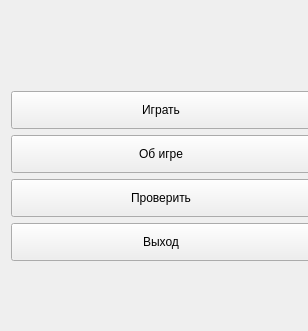
   <widget class="QWidget" name="layoutWidget">
    <property name="geometry">
     <rect>
      <x>90</x>
      <y>130</y>
      <width>308</width>
      <height>331</height>
     </rect>
    </property>
    <property name="minimumSize">
     <size>
      <width>300</width>
      <height>0</height>
     </size>
    </property>
    <layout class="QVBoxLayout" name="verticalLayout_2">
     <item>
      <widget class="QLabel" name="label">
       <property name="minimumSize">
        <size>
         <width>300</width>
         <height>0</height>
        </size>
       </property>
       <property name="text">
        <string/>
       </property>
       <property name="pixmap">
        <pixmap resource="resorces.qrc">:/Image/кроссвордд.png</pixmap>
       </property>
       <property name="alignment">
        <set>Qt::AlignCenter</set>
       </property>
      </widget>
     </item>
     <item>
      <spacer name="verticalSpacer_4">
       <property name="orientation">
        <enum>Qt::Vertical</enum>
       </property>
       <property name="sizeHint" stdset="0">
        <size>
         <width>20</width>
         <height>40</height>
        </size>
       </property>
      </spacer>
     </item>
     <item>
      <widget class="QPushButton" name="playButton">
       <property name="minimumSize">
        <size>
         <width>300</width>
         <height>38</height>
        </size>
       </property>
       <property name="maximumSize">
        <size>
         <width>300</width>
         <height>38</height>
        </size>
       </property>
       <property name="styleSheet">
        <string notr="true"/>
       </property>
       <property name="text">
        <string>Играть</string>
       </property>
      </widget>
     </item>
     <item>
      <widget class="QPushButton" name="aboutButton">
       <property name="minimumSize">
        <size>
         <width>300</width>
         <height>38</height>
        </size>
       </property>
       <property name="maximumSize">
        <size>
         <width>300</width>
         <height>38</height>
        </size>
       </property>
       <property name="text">
        <string>Об игре</string>
       </property>
      </widget>
     </item>
     <item>
      <widget class="QPushButton" name="checkButton">
       <property name="sizePolicy">
        <sizepolicy hsizetype="Minimum" vsizetype="Fixed">
         <horstretch>1</horstretch>
         <verstretch>1</verstretch>
        </sizepolicy>
       </property>
       <property name="minimumSize">
        <size>
         <width>300</width>
         <height>38</height>
        </size>
       </property>
       <property name="maximumSize">
        <size>
         <width>300</width>
         <height>38</height>
        </size>
       </property>
       <property name="text">
        <string>Проверить</string>
       </property>
      </widget>
     </item>
     <item>
      <widget class="QPushButton" name="exitButton">
       <property name="minimumSize">
        <size>
         <width>300</width>
         <height>38</height>
        </size>
       </property>
       <property name="maximumSize">
        <size>
         <width>300</width>
         <height>38</height>
        </size>
       </property>
       <property name="styleSheet">
        <string notr="true"/>
       </property>
       <property name="text">
        <string>Выход</string>
       </property>
      </widget>
     </item>
     <item>
      <spacer name="verticalSpacer_5">
       <property name="orientation">
        <enum>Qt::Vertical</enum>
       </property>
       <property name="sizeHint" stdset="0">
        <size>
         <width>20</width>
         <height>40</height>
        </size>
       </property>
      </spacer>
     </item>
    </layout>
   </widget>
